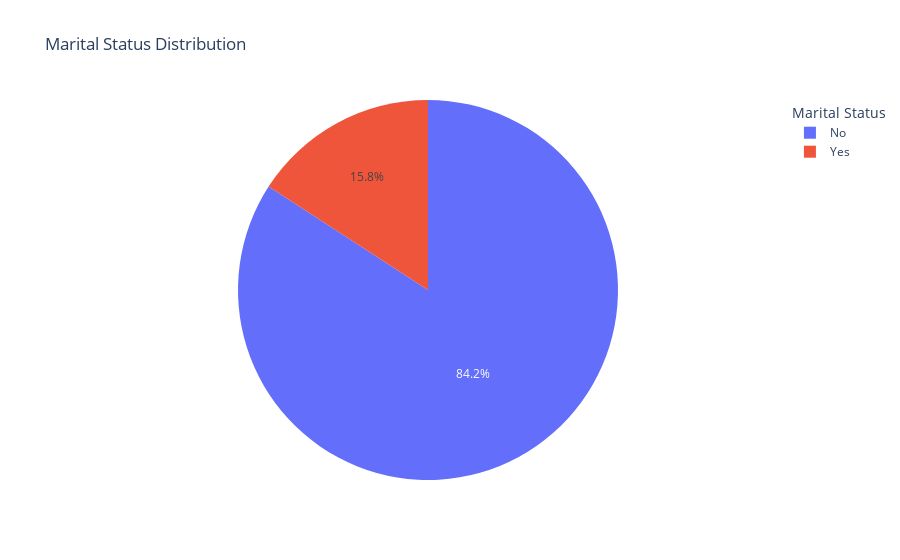

Notebook source saved alongside this figure:
### Code cell
grouped = df2.groupby('Gender')['Marital status'].value_counts(normalize=True) * 100
grouped = grouped.unstack()

ax = grouped.plot(kind='bar', stacked=True)

for p in ax.patches:
    width = p.get_width()
    height = p.get_height()
    x, y = p.get_xy()
    ax.annotate(f'{height:.1f}%', (x + width/2, y + height/2), ha='center', va='center', fontsize=9, color='white')


ax.set_xlabel('Gender')
ax.set_ylabel('Percentage')
ax.set_title('Percentage of Marital Status by Gender')
ax.legend(title='Marital Status')


plt.show()

### Figure 1 — Plotly figure (JSON) as saved in the notebook; plotly's stock layout.template omitted (floating-point values rounded to 4 significant figures)
{"data": [{"domain": {"x": [0, 1], "y": [0, 1]}, "hovertemplate": "Marital status=%{label}<extra></extra>", "labels": ["No", "No", "No", "Yes", "No", "No", "Yes", "No", "No", "No", "No", "Yes", "No", "No", "No", "No", "No", "Yes", "No", "Yes", "No", "No", "No", "No", "No", "No", "No", "Yes", "Yes", "No", "No", "No", "No", "Yes", "No", "No", "No", "No", "No", "Yes", "No", "No", "No", "No", "No", "No", "No", "No", "No", "No", "Yes", "No", "No", "Yes", "No", "No", "No", "No", "No", "No", "No", "No", "No", "No", "No", "No", "No", "Yes", "No", "No", "No", "No", "Yes", "No", "No", "No", "No", "No", "No", "No", "Yes", "No", "No", "No", "No", "No", "No", "No", "No", "No", "No", "No", "Yes", "No", "No", "No", "No", "No", "Yes", "No", "No"], "legendgroup": "", "name": "", "showlegend": true, "type": "pie"}], "layout": {"legend": {"title": {"text": "Marital Status"}, "tracegroupgap": 0}, "title": {"text": "Marital Status Distribution"}}}
